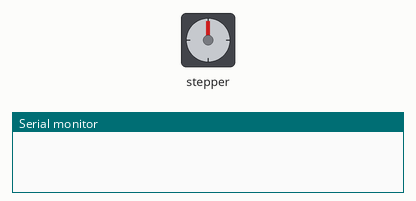
Simulated run of this sketch. Board: Arduino Uno, built with avr-gcc and run on an emulated ATmega328P. Parts: stepper motor, the last lines printed to the serial monitor. Wiring (inferred from the names in the program): stepper motor driver (200 steps per turn assumed): step pin 9; direction pin 8.

Above: at 0.05 s.
At 0.85 s:
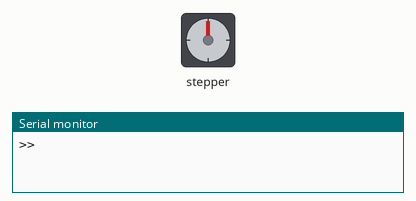
At 1.7 s:
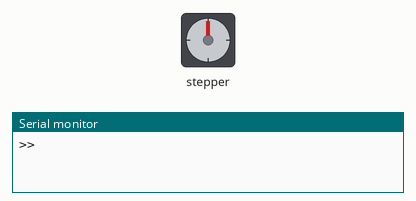
At 3.45 s:
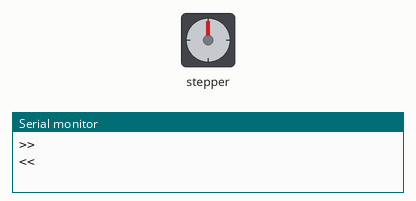
Timing chart, 0 to 8.0 s (numbered marks = the images above):
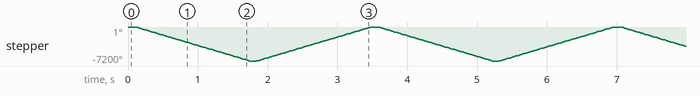

The sketch:

EasyDriverTest.ino
```cpp
////////////////////////////////////////////////////////
// Stepper Motor skecth for use with the EasyDriver 3.1
////////////////////////////////////////////////////////

// Dan Thompson 2008
//
// Inpired by the code and chat on this thread.
// http://forum.sparkfun.com/viewtopic.php?t=10378&highlight=easydriver
//
// Use this code at your own risk.
// For all the product details visit http://greta.dhs.org/EasyDriver/
// For the full tutorial visit http://danthompsonsblog.blogspot.com/
//

int dirpin = 8;
int steppin = 9;
int steps = 4000; // 3200 full rotation with microstepping
int delayus = 400; // minimum 100 with microstepping
int delayChangeDirection = 100; // minimum 12 with microstepping

void setup() {
Serial.begin(57600);

pinMode(dirpin, OUTPUT);
pinMode(steppin, OUTPUT);
}
void loop()
{

  int i;

  digitalWrite(dirpin, LOW);     // Set the direction.
  delay(delayChangeDirection);

Serial.println(">>");
  for (i = 0; i<steps; i++)       // Iterate for 4000 microsteps.
  {
digitalWrite(steppin, LOW);  // This LOW to HIGH change is what creates the
digitalWrite(steppin, HIGH); // "Rising Edge" so the easydriver knows to when to step.
    delayMicroseconds(delayus);      // This delay time is close to top speed for this
  }                              // particular motor. Any faster the motor stalls.

  reverse();
}

void reverse() {
  int i;

  digitalWrite(dirpin, HIGH);    // Change direction.
  delay(delayChangeDirection);

  Serial.println("<<");
  for (i = 0; i<steps; i++)       // Iterate for 4000 microsteps
  {
digitalWrite(steppin, LOW);  // This LOW to HIGH change is what creates the
    digitalWrite(steppin, HIGH); // "Rising Edge" so the easydriver knows to when to step.
    delayMicroseconds(delayus);      // This delay time is close to top speed for this
  }                              // particular motor. Any faster the motor stalls.

}
```

Measured:
- by itself, stepper: turns 7200° counter-clockwise in 1.6 s, then 7200° clockwise in 1.6 s, repeating every 3.5 s
